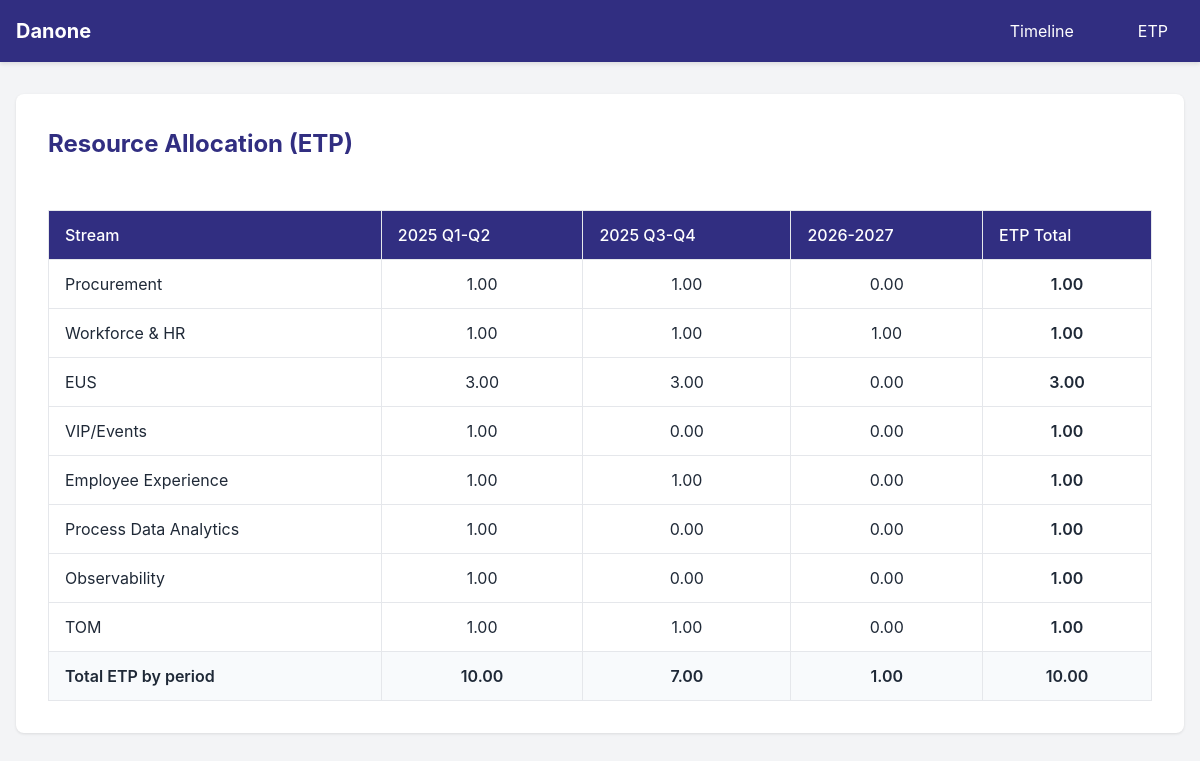
The app's page /project/etp_table with its own data.
### app/models/project.py (models this page shows, shortened)
class Project(db.Model):
    __tablename__ = 'projects'
    id = db.Column(db.Integer, primary_key=True)
    name = db.Column(db.String(100), unique=True, nullable=False)
    color_scheme = db.Column(db.String(50), nullable=False, default='blue')
    created_at = db.Column(db.DateTime, default=datetime.utcnow)
    updated_at = db.Column(db.DateTime, default=datetime.utcnow, onupdate=datetime.utcnow)
    tasks = db.relationship('Task', backref='project', lazy=True, cascade='all, delete-orphan')
    etp_entries = db.relationship('EtpEntry', backref='project', lazy=True, cascade='all, delete-orphan')

### app/models/task.py (models this page shows, shortened)
class Task(db.Model):
    __tablename__ = 'tasks'
    id = db.Column(db.Integer, primary_key=True)
    project_id = db.Column(db.Integer, db.ForeignKey('projects.id'), nullable=False)
    text = db.Column(db.String(200), nullable=False)
    start_date = db.Column(db.Date, nullable=False)
    end_date = db.Column(db.Date, nullable=False)
    color = db.Column(db.String(50), nullable=False)
    etp = db.Column(db.Float, default=1.0)
    created_at = db.Column(db.DateTime, default=datetime.utcnow)
    updated_at = db.Column(db.DateTime, default=datetime.utcnow, onupdate=datetime.utcnow)

### app/routes/project.py (the view)
@bp.route('/etp_table')
def etp_table():
    projects = ProjectService.get_all_projects()
    etp_data, period_totals = EtpService.calculate_etp_per_period(projects)
    total_max_etp = sum(row["total"] for row in etp_data)
    return render_template('project/etp_table.html',
                         etp_data=etp_data,
                         period_totals=period_totals,
                         total_max_etp=total_max_etp)

### app/services/etp_service.py (called while the page is built)
    @staticmethod
    def get_period_for_date(target_date: date) -> str:
        if target_date.year == 2025:
            if target_date.month <= 6:
                return "2025 Q1-Q2"
            else:
                return "2025 Q3-Q4"
        else:
            return "2026-2027"

### app/services/project_service.py (called while the page is built)
    @staticmethod
    def get_all_projects() -> List[Project]:
        return Project.query.all()

### app/templates/project/etp_table.html (shortened to what this page needs)
{% extends "base.html" %}
{% block extra_css %}
<link rel="stylesheet" href="{{ url_for('static', filename='css/project/etp_table.css') }}">
{% endblock %}
{% block content %}
<div class="etp-container">
    <h1 class="page-title">Resource Allocation (ETP)</h1>
    <div class="etp-table-container">
        <table class="etp-table">
            <thead>
                <tr>
                    <th>Stream</th>
                    <th>2025 Q1-Q2</th>
                    <th>2025 Q3-Q4</th>
                    <th>2026-2027</th>
                    <th>ETP Total</th>
                </tr>
            </thead>
            <tbody>
                {% for row in etp_data %}
                <tr data-project="{{ row.name }}">
                    <td>{{ row.name }}</td>
                    <td class="text-center editable-cell" data-period="2025 Q1-Q2">
                        <span class="etp-value">{{ "%.2f"|format(row["2025 Q1-Q2"]) }}</span>
                    </td>
                    <td class="text-center editable-cell" data-period="2025 Q3-Q4">
                        <span class="etp-value">{{ "%.2f"|format(row["2025 Q3-Q4"]) }}</span>
                    </td>
                    <td class="text-center editable-cell" data-period="2026-2027">
                        <span class="etp-value">{{ "%.2f"|format(row["2026-2027"]) }}</span>
                    </td>
                    <td class="text-center row-total">{{ "%.2f"|format(row.total) }}</td>
                </tr>
                {% endfor %}
                <tr class="total-row">
                    <td class="bold">Total ETP by period</td>
                    <td class="text-center period-total" data-period="2025 Q1-Q2">
                        {{ "%.2f"|format(period_totals["2025 Q1-Q2"]) }}
                    </td>
                    <td class="text-center period-total" data-period="2025 Q3-Q4">
                        {{ "%.2f"|format(period_totals["2025 Q3-Q4"]) }}
                    </td>
                    <td class="text-center period-total" data-period="2026-2027">
                        {{ "%.2f"|format(period_totals["2026-2027"]) }}
                    </td>
                    <td class="text-center grand-total">{{ "%.2f"|format(total_max_etp) }}</td>
                </tr>
            </tbody>
        </table>
    </div>
</div>
{% endblock %}

### app/static/css/base.css (style rules this page uses)
:root { --primary-color: #312e81; --secondary-color: #3b82f6; --background-color: #f3f4f6; --text-color: #1f2937; --border-color: #e5e7eb; }
body { font-family: -apple-system, BlinkMacSystemFont, "Segoe UI", Roboto, Oxygen-Sans, Ubuntu, Cantarell, "Helvetica Neue", sans-serif; background-color: var(--background-color); color: var(--text-color); }
.page-title { font-size: 1.5rem; font-weight: bold; margin-bottom: 2rem; color: var(--primary-color); }

### app/static/css/etp_table.css (style rules this page uses)
.etp-container { background-color: white; border-radius: 0.5rem; padding: 2rem; box-shadow: 0 1px 3px rgba(0, 0, 0, 0.1); }
.etp-table-container { overflow-x: auto; }
.etp-table { width: 100%; border-collapse: collapse; margin-top: 1rem; }
.etp-table th, .etp-table td { padding: 0.75rem 1rem; border: 1px solid var(--border-color); }
.etp-table th { background-color: var(--primary-color); color: white; font-weight: 500; text-align: left; }
.etp-table td { background-color: white; }
.text-center { text-align: center; }
.bold { font-weight: 600; }
.total-row { background-color: #f8fafc; }
.total-row td { background-color: #f8fafc; }
.editable-cell { cursor: pointer; position: relative; transition: background-color 0.2s; }
.editable-cell .etp-value { display: block; width: 100%; height: 100%; }
.row-total, .period-total, .grand-total { font-weight: 600; background-color: #f8fafc; }

### records on screen
Project: name "Procurement"
Task: etp "1.00", total "1.00"
Task: etp "1.00"
Project: name "Workforce & HR"
Task: etp "1.00", total "1.00"
Task: etp "1.00"
Task: etp "1.00"
Project: name "EUS"
Task: etp "3.00", etp "3.00", total "3.00"
Project: name "VIP/Events"
Task: etp "1.00", total "1.00"
Project: name "Employee Experience"
Task: etp "1.00", total "1.00"
Task: etp "1.00"
Project: name "Process Data Analytics"
Task: etp "1.00", total "1.00"
Project: name "Observability"
Task: etp "1.00", total "1.00"
Project: name "TOM"
Task: etp "1.00", total "1.00"
Task: etp "1.00"

### other values on screen
{{ "%.2f"|format(row["2026-2027"]) }} "0.00" "0.00" "0.00" "0.00" "0.00" "0.00" "0.00"
{{ "%.2f"|format(row["2025 Q3-Q4"]) }} "0.00" "0.00" "0.00"
{{ "%.2f"|format(period_totals["2025 Q1-Q2"]) }} "10.00"
{{ "%.2f"|format(period_totals["2025 Q3-Q4"]) }} "7.00"
{{ "%.2f"|format(period_totals["2026-2027"]) }} "1.00"
{{ "%.2f"|format(total_max_etp) }} "10.00"
